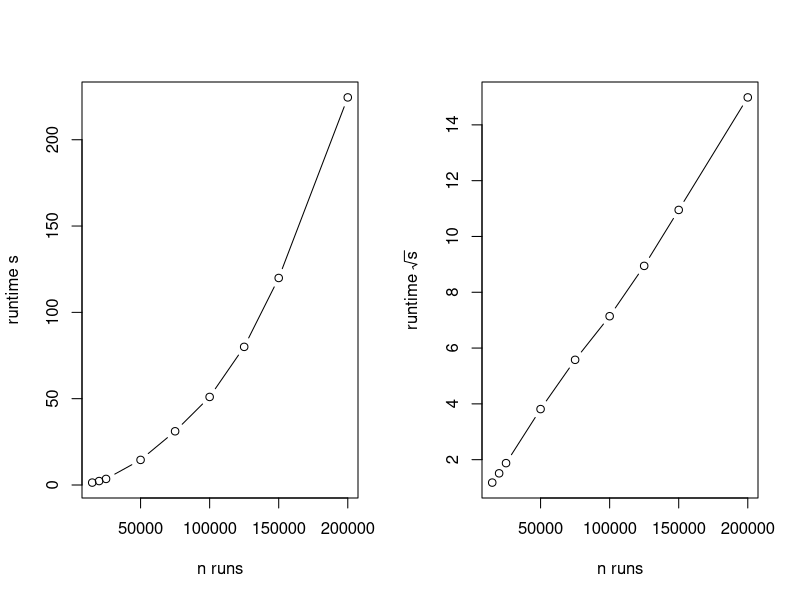
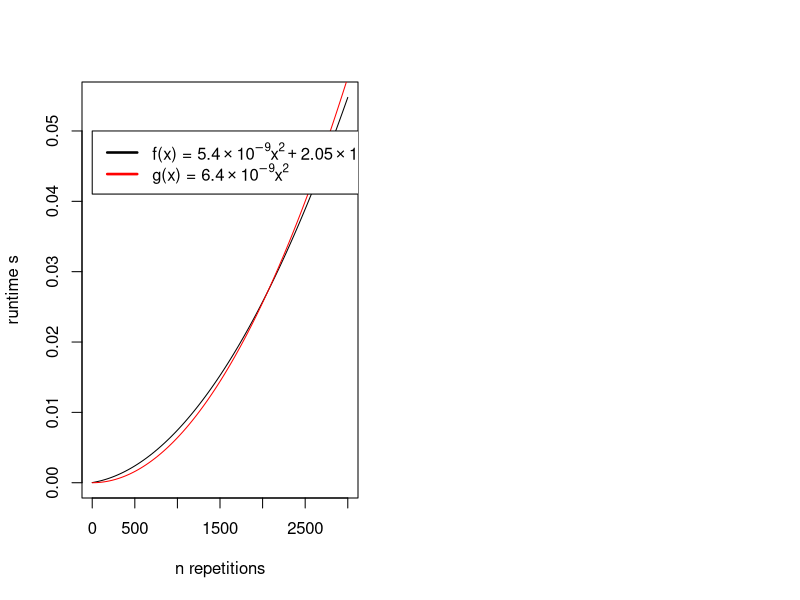

Here is the R script that generated these plots, in order:
# load experimental data
setwd('~/github/timecomplex/')
rawData<-read.table(file='test.txt', sep='\t', dec='.')

# truncate data for measurments below one second
rawData<-rawData[which(rawData[,1]>10000),]

# assemble and attach data.frame
rawData<-data.frame(nTimes = rawData[,1], runTime = rawData[,2])
attach(rawData)

# aggregate data
results<-aggregate(runTime ~ nTimes, FUN = mean)

par(mfcol=c(1,2))

plot(results[,1], results[,2], type = 'b', ylab = 'runtime s', xlab='n runs')

# transforming the data
plot(results[,1], sqrt(results[,2]), type = 'b', ylab = expression(paste('runtime ', sqrt(s))), xlab = 'n runs' )

summary(lm(sqrt(runTime) ~ nTimes, results))

curve(5.4e-9*x^2 + 2.05e-6*x + 0.2e-4, xlim=c(0,3000), ylab="runtime s", xlab="n repetitions")
curve(6.4e-9*x^2, add=TRUE, col='red')

legend(0, 0.05, c(expression(paste("f(x) = ",5.4%*%10^-9*x^2+2.05%*%10^-6*x+0.2%*%10^-4)), 
                  expression(paste("g(x) = ",6.4%*%10^-9*x^2))), lty=c(1,1), lwd=c(2.5,2.5),col=c('black','red'))
